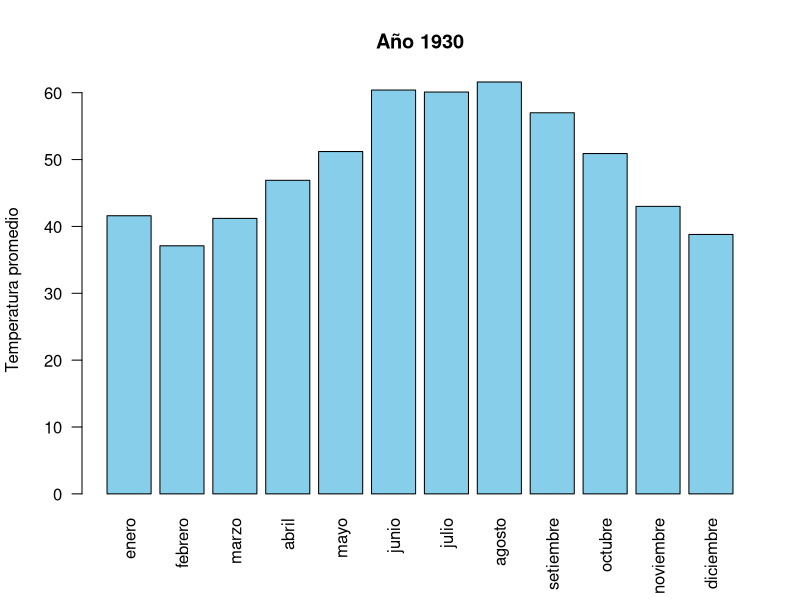

The R source for this figure:
# Fijar ruta
setwd("D:/Mastering-Shiny_Book-Club/flujo_de_trabajo/paso-0_base")

# Base de datos usada para crear el data frame "temperaturas":
# nottem (Average Monthly Temperatures at Nottingham, 1920-1939)
temperaturas <- read.csv("temperaturas.csv")

# Fijar un año
# Años posibles: 1920 a 1939
anio <- 1930

# Diagrama de barras
temperatura_anual <- temperaturas[temperaturas$anio == anio,]
temperatura_anual <- unlist(temperatura_anual)[-1]

barplot(
  height = temperatura_anual, col ="skyblue",
  xlab = "", ylab = "Temperatura promedio",
  main = paste0("Año ", anio),
  names = colnames(temperatura_anual)[-1], las = 2
)

# Meses de mínima y máxima temperatura
mes_max_temperatura <- colnames(temperaturas)[1+which.max(temperatura_anual)]
mes_min_temperatura <- colnames(temperaturas)[1+which.min(temperatura_anual)]

mes_max_temperatura
mes_min_temperatura
